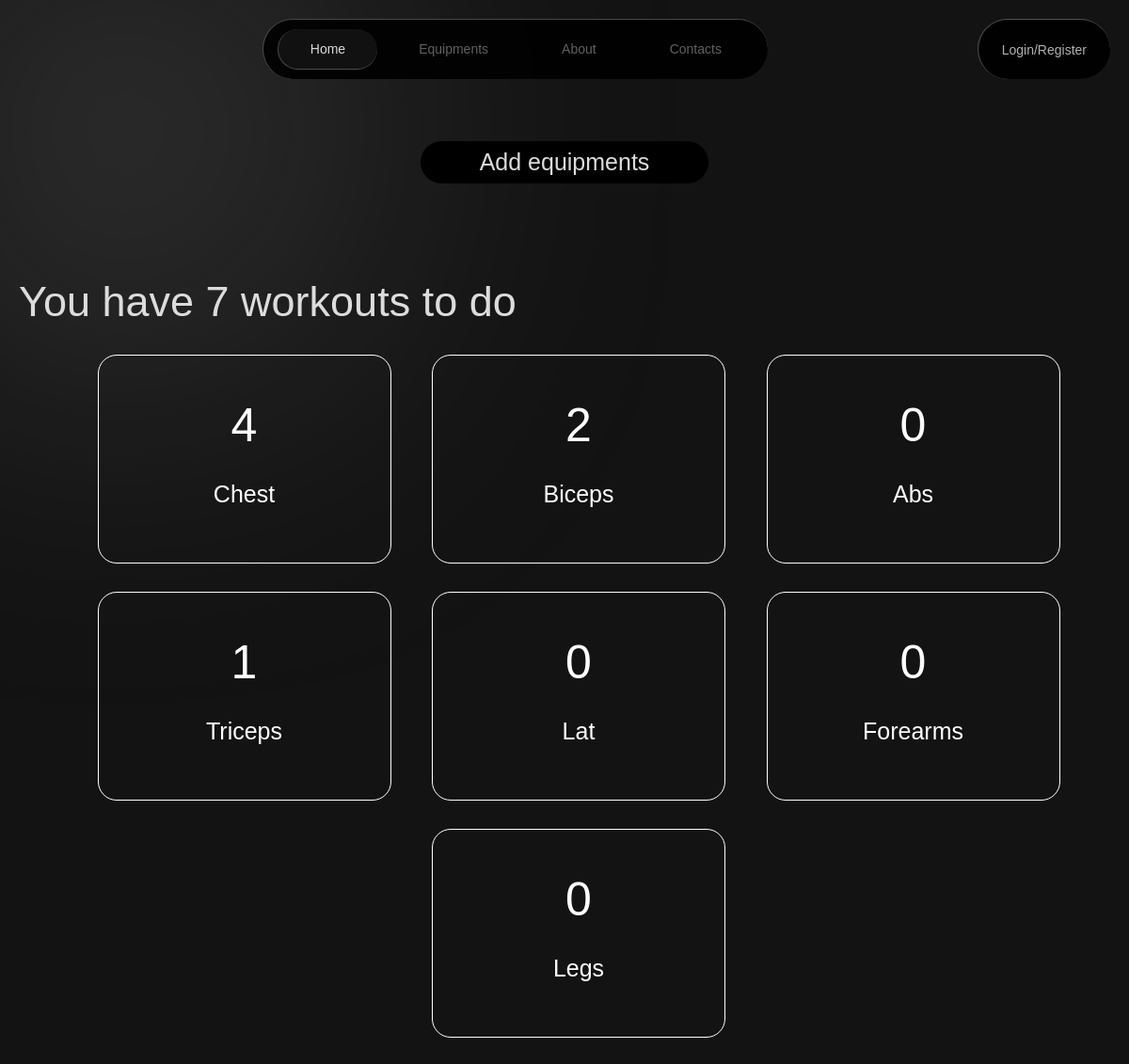
/home/, run on the app's committed database.
### api/models.py (models this page shows, shortened)
class MuscleGroup(models.Model):
    name = models.CharField(max_length = 30)

### api/views.py (the view)
# urls.py: urlpatterns = [path("home/", views.Home.as_view(), name = "home"),
class Home(generic.ListView):
    model = MuscleGroup
    queryset = MuscleGroup.objects.prefetch_related()
    def get_template_names(self):
        return "api/home.html"
    def get_context_object_name(self, object_list):
        return "muscles"
    def get_context_data(self, **kwargs):
        context = super().get_context_data(**kwargs)
        ids = self.request.session.get("workout_ids", -1)
        print(ids)
        if ids==-1:
            workouts = Workout.objects.all()
            context["text"] = "Add equipments"
        else:
            workouts = Workout.objects.filter(id__in = ids)
            context["text"] = "Change equipments"
        context["workouts"] = workouts
        context["ids"] = workouts.values_list("id", flat=True)
        return context

### api/templatetags/custom_tags.py (called while the page is built)
@register.simple_tag
def get_workout_counts(muscle, ids):
    return len(muscle.workouts.filter(id__in = ids))

### api/templates/api/home.html
{% extends "main.html" %}
{% block content %}
{% load static %}
{% load custom_tags %}
    <link rel="stylesheet" href="{% static 'api/home.css' %}">
   <center> <div id="select_equipment_btn" onclick="window.location.href = `{% url 'select_equipment' %}`">{{text}}</div> </center>
   <div id="workouts_count">You have {{workouts.count}} workouts to do</div>
    <div id="container">
        {% for muscle in muscles %}
        <div class="muscles" onclick = "window.location.href=`{% url 'available_workouts_submuscle' muscle.id %}`">
        <center>
        <div class="muscle_count">
            {% get_workout_counts muscle ids %}
        </div>
        <div class="muscle_name">
            {{muscle.name}}
        </div>
        </center>
        </div>
        {% empty %}
        <div>
            No data exists
        </div>
        {% endfor %}
    </div>
{% endblock %}

### static/navbar.css (style rules this page uses)
body { margin:20px; font-family:sans-serif; font-size:14px; background: #131313; }
body::before { content: ""; position: absolute; top: 0; left: 0; width: 30%; height: 35%; background: radial-gradient( circle at left top, rgba(179, 177, 177, 0.705), transparent 90% ); filter: blur(160px); z-index: -1; }

### api/static/api/home.css (style rules this page uses)
body { margin:20px; }
#select_equipment_btn { width:25%; padding:8px; border-radius:30px; transition: 0.3s; font-family:Arial, Helvetica, sans-serif; font-size:25px; background-color:black; color:rgb(222, 219, 219); margin:10px; margin-bottom:30px; }
#container { margin:30px; display:flex; flex-direction: row; margin-left:40px; margin-right:40px; justify-content: space-evenly; flex-wrap:wrap; }
.muscles { border:1px solid white; padding:20px; width:25%; margin-bottom:30px; margin-left:30px; height:180px; border-radius:20px; }
#workouts_count { font-family: sans-serif; font-size: 45px; color:rgb(222, 219, 219); margin-top:100px; transition: 0.3s; }
.muscle_count { color:white; font-size:50px; margin-top:25px; transition: 0.3s; }
.muscle_name { margin-top:30px; font-family: sans-serif; font-size:25px; color:white; transition: 0.3s; }

### data on the page
MuscleGroup: id "4", name "Chest"
MuscleGroup: id "2", name "Biceps"
MuscleGroup: id "0", name "Abs"
MuscleGroup: id "1", name "Triceps"
MuscleGroup: id "0", name "Lat"
MuscleGroup: id "0", name "Forearms"
MuscleGroup: id "0", name "Legs"

### other printed values
{{ text }} "Add equipments"
{{ workouts.count }} "7"
